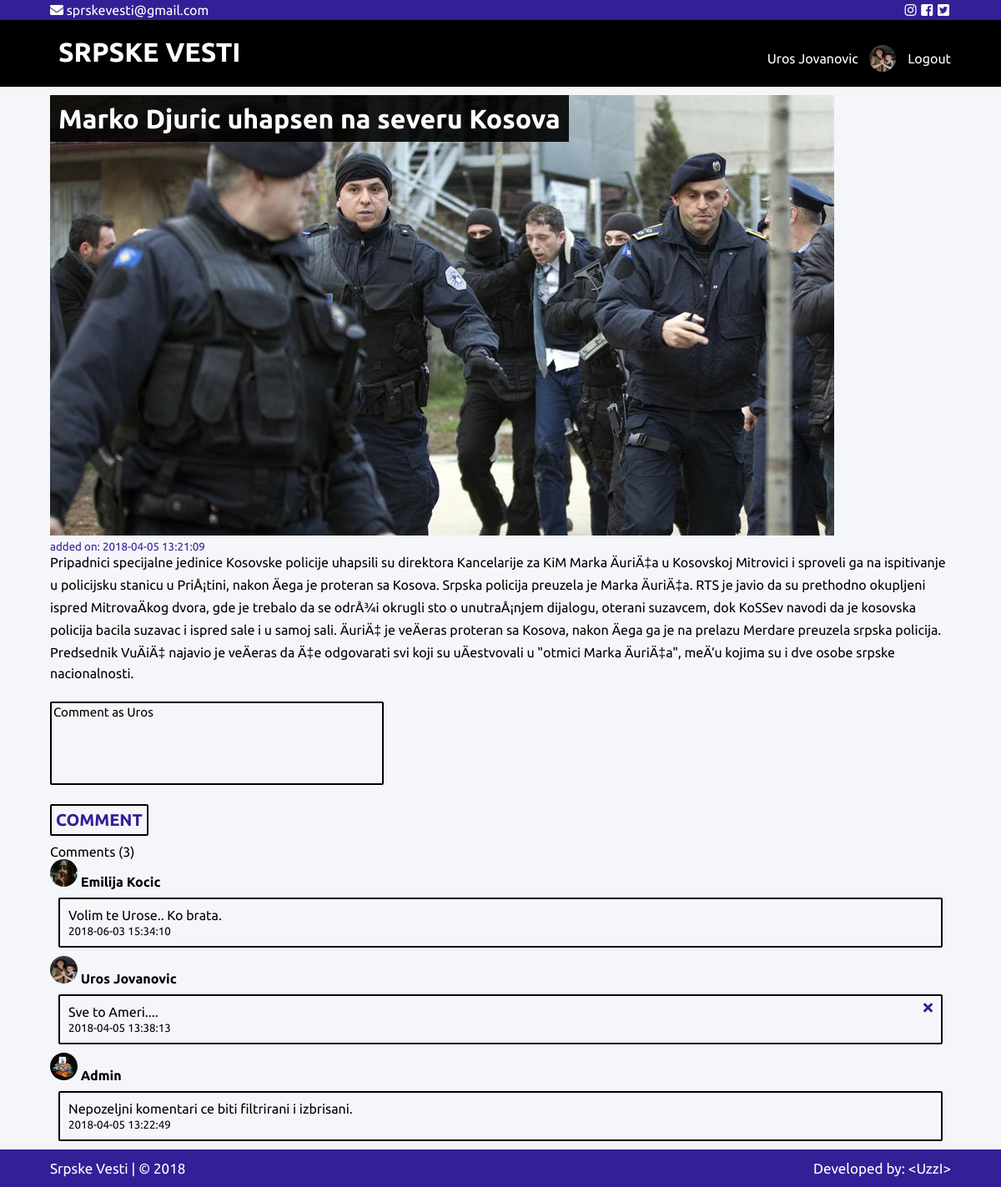
/vestzasebno.php?v=4 (signed in), run on the app's committed database.
### tables this page shows
CREATE TABLE IF NOT EXISTS `vesti` (
  `id` int(11) NOT NULL AUTO_INCREMENT,
  `slika` varchar(512) NOT NULL,
  `naslov` varchar(128) NOT NULL,
  `kategorija` int(11) NOT NULL,
  `tekst` varchar(1024) NOT NULL,
  `datum` datetime NOT NULL,
  PRIMARY KEY (`id`)
);

CREATE TABLE IF NOT EXISTS `komentar` (
  `id` int(11) NOT NULL AUTO_INCREMENT,
  `vest` int(11) NOT NULL,
  `korisnik` varchar(256) NOT NULL,
  `korisnik_id` int(11) NOT NULL,
  `korisnik_slika` varchar(1024) NOT NULL,
  `sadrzaj` varchar(512) NOT NULL,
  `datum` datetime NOT NULL,
  PRIMARY KEY (`id`)
);

### Klase/korisnik.php (called while the page is built, shortened)
<?php
	class Korisnik{
		public function __construct($id,$fname,$lname,$email,$image){
			$this->id  		= $id;
			$this->fname  	= $fname;
			$this->lname 	= $lname;
		}
	}
?>

### include/vestzaseb.php (the view, shortened to what this page needs)
<?php
	$result = $conn->query("SELECT * FROM komentar WHERE vest = {$_GET['v']} ORDER BY id DESC");
		if($result->num_rows > 0){
			?>
			<div class="container">
				<p>Comments (<?=$result->num_rows?>)</p>
			</div>
			<?php
			while ($row = $result->fetch_object()){
			?>
			<div class="container">
				<div class="row">
					<img src="img/korisnici/<?=$row->korisnik_slika?>" style="width:33px;height:33px;border-radius:50%"> <span class="ime"><?=$row->korisnik?></span>
						<div class="komentar">
							<p><?=$row->sadrzaj?></p>
							<small><?=$row->datum?></small>
							<?php if (($row->korisnik == $korisnik->fname . ' ' . $korisnik->lname && $row->korisnik_id == $korisnik->id) || $_SESSION['role'] == 'admin'): ?>
								<p><a href="remove.php?id=<?=$row->id?>" style="color:black"><i class="fas fa-times s" style="float:right;position:relative;bottom:40px;color:#341f97;"></i></a></p>
							<?php endif ?>
						</div>
				</div>
			</div>
			<?php
			}
		}

### include/vest.php
<?php
	if ($result) {
		while($row = $result->fetch_object()){
		?>	<div class="vesti">
				<div class="container">
					<div class="row">
						<div class="image">
							<img src="img/vesti/<?=$row->slika?>" alt="<?=$row->naslov?>">
								<?php	if($_SESSION['role'] == 'admin') {
								?>			<h1><span><a href="vestzasebnoadmin.php?v=<?=$row->id?>"><?=$row->naslov?></a></span></h1>
								<?php	}else{
								?>			<h1><span><a href="vestzasebno.php?v=<?=$row->id?>"><?=$row->naslov?></a></span></h1>
								<?php	} ?>
						</div>
						<small>added on: <?=$row->datum?></small>
						<p><?=$row->tekst?></p>
					</div>
				</div>
			</div>
		<?php
		}
	}
?>

### style.css (style rules this page uses)
* { box-sizing: border-box; }
body,p,h1,h2,h3,h4,h5,h6,ul { font-family: 'Ubuntu', sans-serif; margin:0; padding:0; }
.container { width:1080px; margin:0 auto; }
.row:after { content:""; display:block; clear:both; }
body { background: #f5f6fa; }
::placeholder { color: white; opacity: 1; font-weight: normal; }
.vesti { padding:10px; margin-bottom:5px; }
.vesti a { text-decoration: none; color:white; }
.vesti small { color:#341f97; }
.image { position:relative; }
.image h1 { position: absolute; top: 10px; left: 0; width: 100%; font-size:32px; }
.image h1 span { color: white; letter-spacing:-1; background: rgba(0, 0, 0, 0.9); padding: 10px; width: 100%; }
.komentar { border:2px solid black; margin:10px; padding:10px; border-radius:2px; }
.ime { font-weight: bold; }

### data on the page
vesti: slika (picture), naslov "Marko Djuric uhapsen na severu Kosova", datum "2018-04-05 13:21:09", tekst "Pripadnici specijalne jedinice Kosovske policije uhapsili su direktora Kancelarije za KiM Marka ÄuriÄ‡a u Kosovskoj Mitrovici i sproveli ga na ispitivanje u policijsku stanicu u PriÅ¡tini, nakon Äega je proteran sa Kosova. Srpska policija preuzela je Marka ÄuriÄ‡a. RTS je javio da su prethodno okupljeni ispred MitrovaÄkog dvora, gde je trebalo da se odrÅ¾i okrugli sto o unutraÅ¡njem dijalogu, oterani suzavcem, dok KoSSev navodi da je kosovska policija bacila suzavac i ispred sale i u samoj sali. ÄuriÄ‡ je veÄeras proteran sa Kosova, nakon Äega ga je na prelazu Merdare preuzela srpska policija. Predsednik VuÄiÄ‡ najavio je veÄeras da Ä‡e odgovarati svi koji su uÄestvovali u \"otmici…"
komentar: korisnik_slika (picture), korisnik "Emilija Kocic", sadrzaj "Volim te Urose.. Ko brata.", datum "2018-06-03 15:34:10"
komentar: korisnik_slika (picture), korisnik "Uros Jovanovic", sadrzaj "Sve to Ameri....", datum "2018-04-05 13:38:13"
komentar: korisnik_slika (picture), korisnik "Admin", sadrzaj "Nepozeljni komentari ce biti filtrirani i izbrisani.", datum "2018-04-05 13:22:49"

### other printed values
$korisnik->fname "Uros"
$korisnik->lname "Jovanovic"
$result->num_rows "3"
